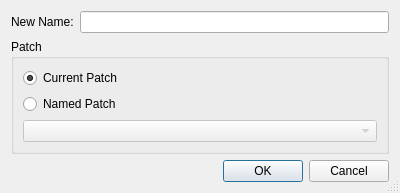
<?xml version="1.0" encoding="UTF-8"?>
<ui version="4.0">
 <class>HgQueuesRenamePatchDialog</class>
 <widget class="QDialog" name="HgQueuesRenamePatchDialog">
  <property name="geometry">
   <rect>
    <x>0</x>
    <y>0</y>
    <width>400</width>
    <height>174</height>
   </rect>
  </property>
  <property name="windowTitle">
   <string>Rename Patch</string>
  </property>
  <property name="sizeGripEnabled">
   <bool>true</bool>
  </property>
  <layout class="QVBoxLayout" name="verticalLayout_2">
   <item>
    <layout class="QHBoxLayout" name="horizontalLayout">
     <item>
      <widget class="QLabel" name="label">
       <property name="text">
        <string>New Name:</string>
       </property>
      </widget>
     </item>
     <item>
      <widget class="QLineEdit" name="nameEdit">
       <property name="toolTip">
        <string>Enter the new name for the selected patch</string>
       </property>
      </widget>
     </item>
    </layout>
   </item>
   <item>
    <widget class="QGroupBox" name="groupBox">
     <property name="title">
      <string>Patch</string>
     </property>
     <layout class="QVBoxLayout" name="verticalLayout">
      <item>
       <widget class="QRadioButton" name="currentButton">
        <property name="toolTip">
         <string>Select to rename the current patch</string>
        </property>
        <property name="text">
         <string notr="true">Current Patch</string>
        </property>
        <property name="checked">
         <bool>true</bool>
        </property>
       </widget>
      </item>
      <item>
       <widget class="QRadioButton" name="namedButton">
        <property name="toolTip">
         <string>Select to rename the selected named patch</string>
        </property>
        <property name="text">
         <string>Named Patch</string>
        </property>
       </widget>
      </item>
      <item>
       <widget class="QComboBox" name="nameCombo">
        <property name="enabled">
         <bool>false</bool>
        </property>
        <property name="toolTip">
         <string>Select the patch to be renamed</string>
        </property>
       </widget>
      </item>
     </layout>
    </widget>
   </item>
   <item>
    <widget class="QDialogButtonBox" name="buttonBox">
     <property name="orientation">
      <enum>Qt::Horizontal</enum>
     </property>
     <property name="standardButtons">
      <set>QDialogButtonBox::Cancel|QDialogButtonBox::Ok</set>
     </property>
    </widget>
   </item>
  </layout>
 </widget>
 <tabstops>
  <tabstop>nameEdit</tabstop>
  <tabstop>currentButton</tabstop>
  <tabstop>namedButton</tabstop>
  <tabstop>nameCombo</tabstop>
  <tabstop>buttonBox</tabstop>
 </tabstops>
 <resources/>
 <connections>
  <connection>
   <sender>buttonBox</sender>
   <signal>accepted()</signal>
   <receiver>HgQueuesRenamePatchDialog</receiver>
   <slot>accept()</slot>
   <hints>
    <hint type="sourcelabel">
     <x>248</x>
     <y>254</y>
    </hint>
    <hint type="destinationlabel">
     <x>157</x>
     <y>274</y>
    </hint>
   </hints>
  </connection>
  <connection>
   <sender>buttonBox</sender>
   <signal>rejected()</signal>
   <receiver>HgQueuesRenamePatchDialog</receiver>
   <slot>reject()</slot>
   <hints>
    <hint type="sourcelabel">
     <x>316</x>
     <y>260</y>
    </hint>
    <hint type="destinationlabel">
     <x>286</x>
     <y>274</y>
    </hint>
   </hints>
  </connection>
  <connection>
   <sender>namedButton</sender>
   <signal>toggled(bool)</signal>
   <receiver>nameCombo</receiver>
   <slot>setEnabled(bool)</slot>
   <hints>
    <hint type="sourcelabel">
     <x>59</x>
     <y>106</y>
    </hint>
    <hint type="destinationlabel">
     <x>63</x>
     <y>136</y>
    </hint>
   </hints>
  </connection>
 </connections>
</ui>
